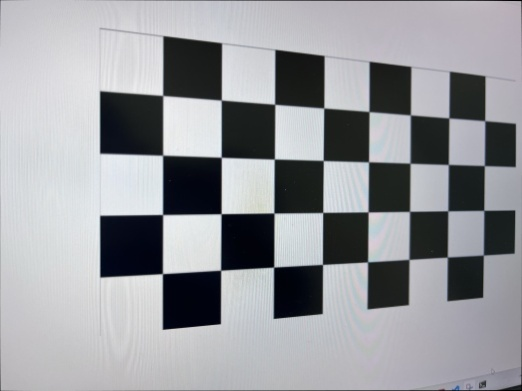
#> input picture images/img_1.jpg, 522 x 391 px; its folder holds only this picture in this run
$ python main.py
#> lines starting #> are read from the running program, lines starting #| are printed output that depends on the picture; after the words box and inside, x2 and y2 are one past the last pixel; in counts of white or black regions, pixels touching at a corner belong together

import cv2
import numpy as np
import os
import glob

# Defining the dimensions of checkerboard
# CHECKERBOARD = (6,9)
CHECKERBOARD = (4,8)
criteria = (cv2.TERM_CRITERIA_EPS + cv2.TERM_CRITERIA_MAX_ITER, 30, 0.001)

# Creating vector to store vectors of 3D points for each checkerboard image
objpoints = []
# Creating vector to store vectors of 2D points for each checkerboard image
imgpoints = []


# Defining the world coordinates for 3D points
objp = np.zeros((1, CHECKERBOARD[0] * CHECKERBOARD[1], 3), np.float32)
objp[0,:,:2] = np.mgrid[0:CHECKERBOARD[0], 0:CHECKERBOARD[1]].T.reshape(-1, 2)
prev_img_shape = None

# Extracting path of individual image stored in a given directory
images = glob.glob('./images/*.jpg')
# images = glob.glob('img1.jpg')
for fname in images:
    img = cv2.imread(fname)
#> img is the input picture: shape (391, 522, 3); mean B, G, R 157.2, 153.1, 151.6
    gray = cv2.cvtColor(img,cv2.COLOR_BGR2GRAY)
    # Find the chess board corners
    # If desired number of corners are found in the image then ret = true
    ret, corners = cv2.findChessboardCorners(gray, CHECKERBOARD, cv2.CALIB_CB_ADAPTIVE_THRESH + cv2.CALIB_CB_FAST_CHECK + cv2.CALIB_CB_NORMALIZE_IMAGE)
#> ret = True; corners = 32 rows, first 8: [484.7, 120.6], [484.3, 165.6], [483.8, 210.4], [483.3, 255], [448.7, 117.9], [448.3, 164.5], [447.7, 210.8], [447.3, 257.1]

    """
    If desired number of corner are detected,
    we refine the pixel coordinates and display
    them on the images of checker board
    """
    # 여기는 그냥 chessboard 좌표를 찍는 코드....
    if ret == True:
        objpoints.append(objp)
        # refining pixel coordinates for given 2d points.
        corners2 = cv2.cornerSubPix(gray, corners, (11,11),(-1,-1), criteria)
#> corners2 = 32 rows, first 8: [484.7, 120.7], [484.4, 165.6], [483.8, 210.4], [483.3, 255], [448.9, 117.9], [448.4, 164.5], [447.8, 210.8], [447.4, 257.1]

        imgpoints.append(corners2)

        # Draw and display the corners
        img = cv2.drawChessboardCorners(img, CHECKERBOARD, corners2, ret)
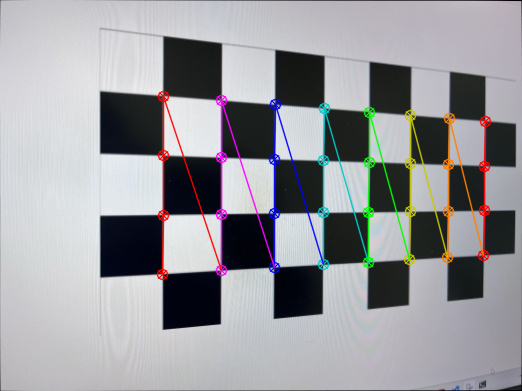
#> img: shape (391, 522, 3); 4.7% of pixels changed, all inside (x1, y1, x2, y2) = (156, 90, 492, 281)

    # cv2.imshow('img',img)
    cv2.imwrite(f'output/img.jpg', img)

    cv2.waitKey(0)

cv2.destroyAllWindows()

h,w = img.shape[:2]
#> h = 391; w = 522

"""
Performing camera calibration by
passing the value of known 3D points (objpoints)
and corresponding pixel coordinates of the
detected corners (imgpoints)
"""
ret, mtx, dist, rvecs, tvecs = cv2.calibrateCamera(objpoints, imgpoints, gray.shape[::-1], None, None)
#> ret = 0.101; mtx = [[325.6, 0, 241.2], [0, 326.3, 194.9], [0, 0, 1]]; dist = [[0.0531, -0.17, -0.000487, -0.00363, 0.159]]; rvecs = ([-0.192, -0.207, 1.57],); tvecs = ([5.46, -1.65, 7.27],)
# 직접 calibrateCamera 식을 구현하면 됨.

exmtx = []
for rvec, tvec in zip(rvecs, tvecs):
    R, _ = cv2.Rodrigues(rvec)
    extrinsic_matrix = np.hstack((R, tvec))
    exmtx.append(extrinsic_matrix)
#> this loop made 1 pass
#> (rvec, tvec) on pass 1: ([-0.192, -0.207, 1.57], [5.46, -1.65, 7.27])
#> after the loop, exmtx = [[[-0.00485, -0.968, -0.251, 5.46], [1, -0.00246, -0.00985, -1.65], [0.00892, -0.251, 0.968, 7.27]]]
exmtx = np.array(exmtx)
#> exmtx = [[-0.00485, -0.968, -0.251, 5.46], [1, -0.00246, -0.00985, -1.65], [0.00892, -0.251, 0.968, 7.27]]
c = np.dot(R.T, tvec) * (-1)    # 행렬 내적
#> c = [1.61, 7.1, -5.69]
rotation_angle = (c[0]**2 + c[1]**2 + c[2]**2)**(1/2)
#> rotation_angle = [9.24]
axis = []
axis.append(c[0]/rotation_angle)
axis.append(c[1]/rotation_angle)
axis.append(c[2]/rotation_angle)

output_file = "calibration_result.txt"
with open(output_file, "w") as f:
    f.write("Camera matrix (Intrinsic Parameters):\n")
    f.write(f"{mtx}\n\n")
    f.write("Camera matrix (Extrinsic Parameters):\n")
    f.write(f"{exmtx}\n\n")
    f.write("Distortion coefficients:\n")
    f.write(f"{dist}\n\n")
    f.write("Rotation vectors (rvecs):\n")
    f.write(f"{rvecs}\n\n")
    f.write("Translation vectors (tvecs):\n")
    f.write(f"{tvecs}\n\n")
    f.write("camera coordinate:\n")
    f.write(f"{c}\n\n")
    f.write("camera axis:\n")
    f.write(f"{axis}\n\n")

$ run again, on images/img_5.jpg
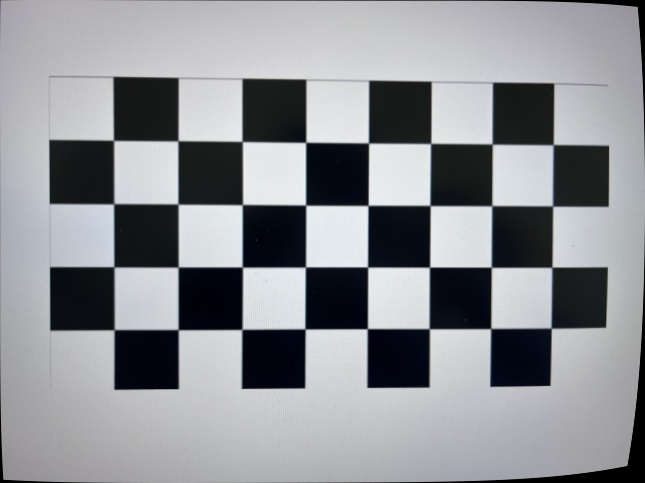
#> input picture images/img_5.jpg, 645 x 483 px
#> img is the input picture: shape (483, 645, 3); mean B, G, R 148.4, 144.3, 142.2
#> `ret, corners = cv2.findChessboardCorners(gray, CHECKERBOARD, cv2.CALIB..`: ret = True; corners = 32 rows, first 8: [553.3, 144.5], [552.5, 206.2], [551.7, 267.2], [551.2, 328.3], [492.2, 144.3], [491.7, 205.6], [491.2, 267.2], [490.5, 328.5]
#> corners2 = 32 rows, first 8: [553.1, 144.7], [552.6, 206.1], [551.9, 267.2], [551.2, 328.1], [492.2, 144.1], [491.8, 205.7], [491.3, 267.2], [490.7, 328.5]
#> `img = cv2.drawChessboardCorners(img, CHECKERBOARD, corners2, ret)`:
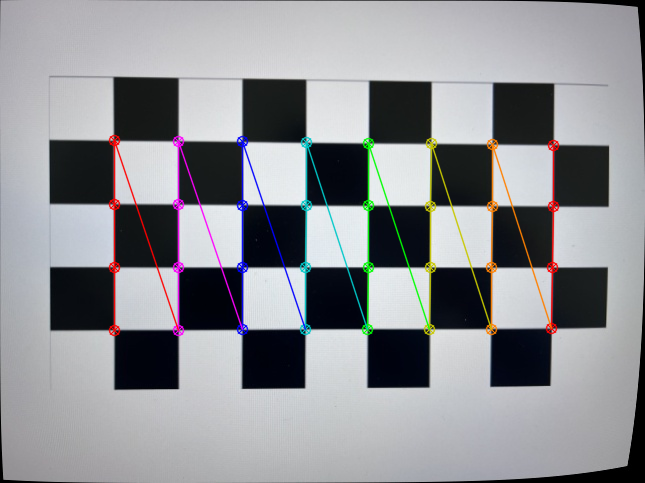
#> img: shape (483, 645, 3); 3.56% of pixels changed, all inside (x1, y1, x2, y2) = (108, 134, 560, 337)
#> `ret, mtx, dist, rvecs, tvecs = cv2.calibrateCamera(objpoints, imgpoint..`: ret = 0.076; mtx = [[1009.2, 0, 335.8], [0, 999.8, 245.4], [0, 0, 1]]; dist = [[0.741, -20.21, -0.00186, -0.00539, 164.9]]; rvecs = ([-0.0271, -0.0719, 1.57],); tvecs = ([3.51, -1.64, 16.38],)
#> the loop `for rvec, tvec in zip(rvecs, tvecs):` made 1 pass
#> (rvec, tvec) on pass 1: ([-0.0271, -0.0719, 1.57], [3.51, -1.64, 16.38])
#> after the loop `for rvec, tvec in zip(rvecs, tvecs):`: exmtx = [[[-0.00421, -0.998, -0.0629, 3.51], [1, -0.00241, -0.0286, -1.64], [0.0284, -0.063, 0.998, 16.38]]]
#> `exmtx = np.array(exmtx)`: exmtx = [[-0.00421, -0.998, -0.0629, 3.51], [1, -0.00241, -0.0286, -1.64], [0.0284, -0.063, 0.998, 16.38]]
#> c = [1.19, 4.54, -16.17]
#> rotation_angle = [16.84]

$ run again, on images/img_2.jpg
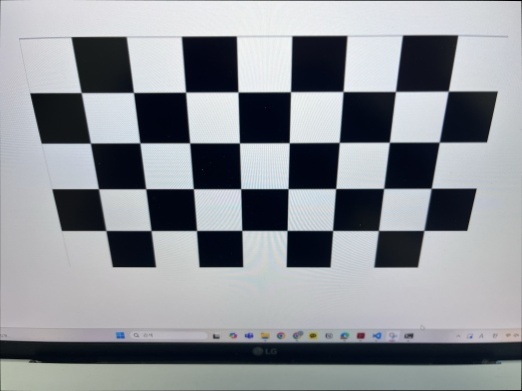
#> input picture images/img_2.jpg, 522 x 391 px
#> img is the input picture: shape (391, 522, 3); mean B, G, R 149.6, 144.3, 140.6
#> `ret, corners = cv2.findChessboardCorners(gray, CHECKERBOARD, cv2.CALIB..`: ret = True; corners = 32 rows, first 8: [448.3, 91.09], [439.2, 142.3], [431.1, 188.3], [423.8, 230.4], [395.5, 91.49], [389.4, 142.3], [383.6, 188.4], [378.4, 230.4]
#> corners2 = 32 rows, first 8: [448.3, 91.12], [439.3, 142.1], [431.2, 188.3], [423.9, 230.4], [395.5, 91.43], [389.4, 142.2], [383.7, 188.4], [378.4, 230.5]
#> `img = cv2.drawChessboardCorners(img, CHECKERBOARD, corners2, ret)`:
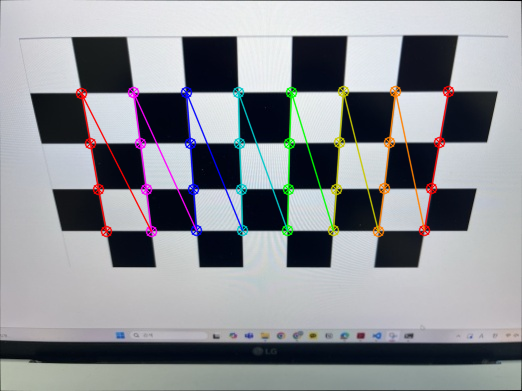
#> img: shape (391, 522, 3); 4.37% of pixels changed, all inside (x1, y1, x2, y2) = (75, 85, 455, 238)
#> `ret, mtx, dist, rvecs, tvecs = cv2.calibrateCamera(objpoints, imgpoint..`: ret = 0.0698; mtx = [[398.2, 0, 258.7], [0, 392.7, 202.5], [0, 0, 1]]; dist = [[0.119, -0.795, -0.00101, -0.00292, 1.5]]; rvecs = ([0.326, -0.302, 1.54],); tvecs = ([3.61, -2.14, 7.58],)
#> the loop `for rvec, tvec in zip(rvecs, tvecs):` made 1 pass
#> (rvec, tvec) on pass 1: ([0.326, -0.302, 1.54], [3.61, -2.14, 7.58])
#> after the loop `for rvec, tvec in zip(rvecs, tvecs):`: exmtx = [[[0.00701, -1, 0.0137, 3.61], [0.921, 0.0011, -0.39, -2.14], [0.39, 0.0154, 0.921, 7.58]]]
#> `exmtx = np.array(exmtx)`: exmtx = [[0.00701, -1, 0.0137, 3.61], [0.921, 0.0011, -0.39, -2.14], [0.39, 0.0154, 0.921, 7.58]]
#> c = [-1.01, 3.49, -7.86]
#> rotation_angle = [8.66]

$ run again, on images/img_3.jpg
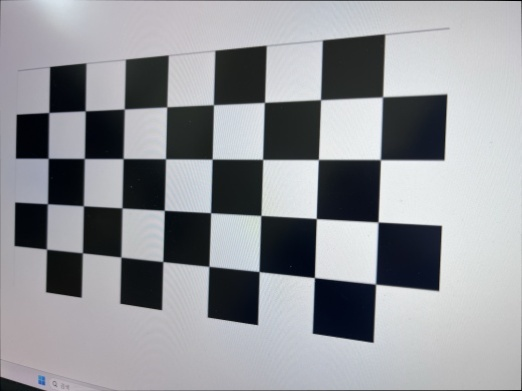
#> input picture images/img_3.jpg, 522 x 391 px
#> img is the input picture: shape (391, 522, 3); mean B, G, R 154, 149.5, 147.6
#> `ret, corners = cv2.findChessboardCorners(gray, CHECKERBOARD, cv2.CALIB..`: ret = True; corners = 32 rows, first 8: [383.5, 96.03], [381, 160.6], [378.4, 221.6], [376.6, 284.8], [319.6, 98.94], [318.6, 158.9], [315.9, 218.5], [314.3, 277.4]
#> corners2 = 32 rows, first 8: [382.5, 96.91], [380.4, 159.6], [378, 222], [375.5, 284.1], [320.6, 99.69], [318.4, 159.5], [316.3, 218.5], [314.4, 277.6]
#> `img = cv2.drawChessboardCorners(img, CHECKERBOARD, corners2, ret)`:
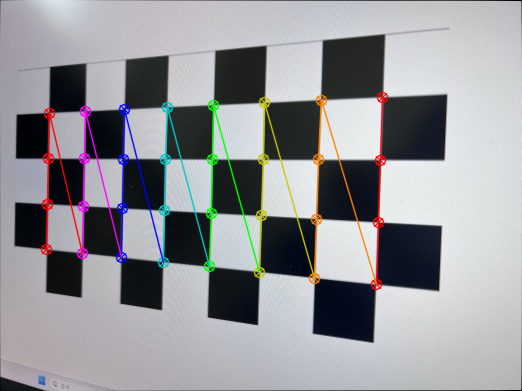
#> img: shape (391, 522, 3); 4.83% of pixels changed, all inside (x1, y1, x2, y2) = (40, 91, 389, 291)
#> `ret, mtx, dist, rvecs, tvecs = cv2.calibrateCamera(objpoints, imgpoint..`: ret = 0.0806; mtx = [[217.4, 0, 257.5], [0, 227.5, 194.8], [0, 0, 1]]; dist = [[0.0414, -0.0885, -8.81e-05, -0.00112, 0.0518]]; rvecs = ([0.164, 0.148, 1.6],); tvecs = ([2.09, -1.56, 3.64],)
#> the loop `for rvec, tvec in zip(rvecs, tvecs):` made 1 pass
#> (rvec, tvec) on pass 1: ([0.164, 0.148, 1.6], [2.09, -1.56, 3.64])
#> after the loop `for rvec, tvec in zip(rvecs, tvecs):`: exmtx = [[[-0.0323, -0.98, 0.197, 2.09], [0.999, -0.0342, -0.00653, -1.56], [0.0131, 0.196, 0.98, 3.64]]]
#> `exmtx = np.array(exmtx)`: exmtx = [[-0.0323, -0.98, 0.197, 2.09], [0.999, -0.0342, -0.00653, -1.56], [0.0131, 0.196, 0.98, 3.64]]
#> c = [1.58, 1.28, -3.99]
#> rotation_angle = [4.48]

$ run again, on images/img_4.jpg
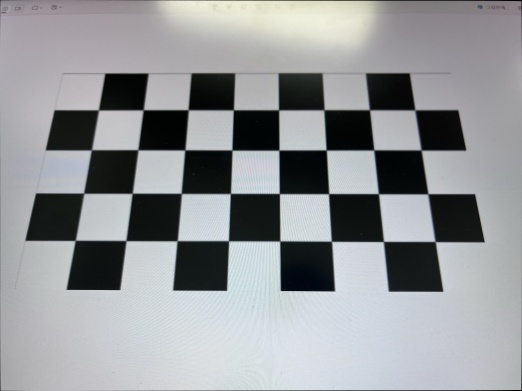
#> input picture images/img_4.jpg, 522 x 391 px
#> img is the input picture: shape (391, 522, 3); mean B, G, R 152.7, 150.1, 147.7
#> `ret, corners = cv2.findChessboardCorners(gray, CHECKERBOARD, cv2.CALIB..`: ret = True; corners = 32 rows, first 8: [76.58, 239.4], [84.59, 194.2], [90.17, 150.9], [99.65, 110.7], [126, 240.8], [133.4, 192.5], [138.7, 150.5], [144.9, 109.4]
#> corners2 = 32 rows, first 8: [75.25, 240.4], [83.65, 193.2], [91.41, 149.8], [98.46, 110], [125.9, 240.6], [132.2, 193.3], [137.9, 149.8], [143.2, 109.8]
#> `img = cv2.drawChessboardCorners(img, CHECKERBOARD, corners2, ret)`:
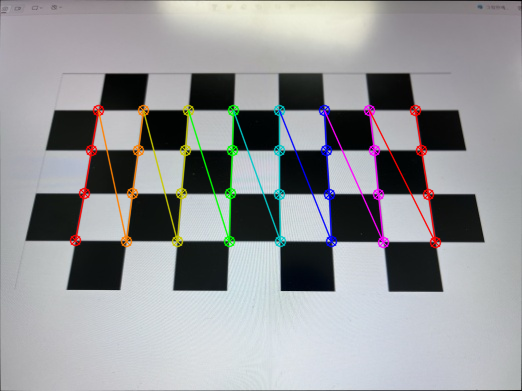
#> img: shape (391, 522, 3); 4.22% of pixels changed, all inside (x1, y1, x2, y2) = (69, 104, 442, 249)
#> `ret, mtx, dist, rvecs, tvecs = cv2.calibrateCamera(objpoints, imgpoint..`: ret = 0.054; mtx = [[534, 0, 259.6], [0, 566.9, 202.6], [0, 0, 1]]; dist = [[0.345, -4.82, -0.000141, 0.00118, 19.57]]; rvecs = ([-0.401, -0.381, -1.53],); tvecs = ([-3.6, 0.696, 10.49],)
#> the loop `for rvec, tvec in zip(rvecs, tvecs):` made 1 pass
#> (rvec, tvec) on pass 1: ([-0.401, -0.381, -1.53], [-3.6, 0.696, 10.49])
#> after the loop `for rvec, tvec in zip(rvecs, tvecs):`: exmtx = [[[0.00818, 1, 0.0107, -3.6], [-0.878, 0.00208, 0.479, 0.696], [0.479, -0.0133, 0.878, 10.49]]]
#> `exmtx = np.array(exmtx)`: exmtx = [[0.00818, 1, 0.0107, -3.6], [-0.878, 0.00208, 0.479, 0.696], [0.479, -0.0133, 0.878, 10.49]]
#> c = [-4.38, 3.74, -9.5]
#> rotation_angle = [11.11]
